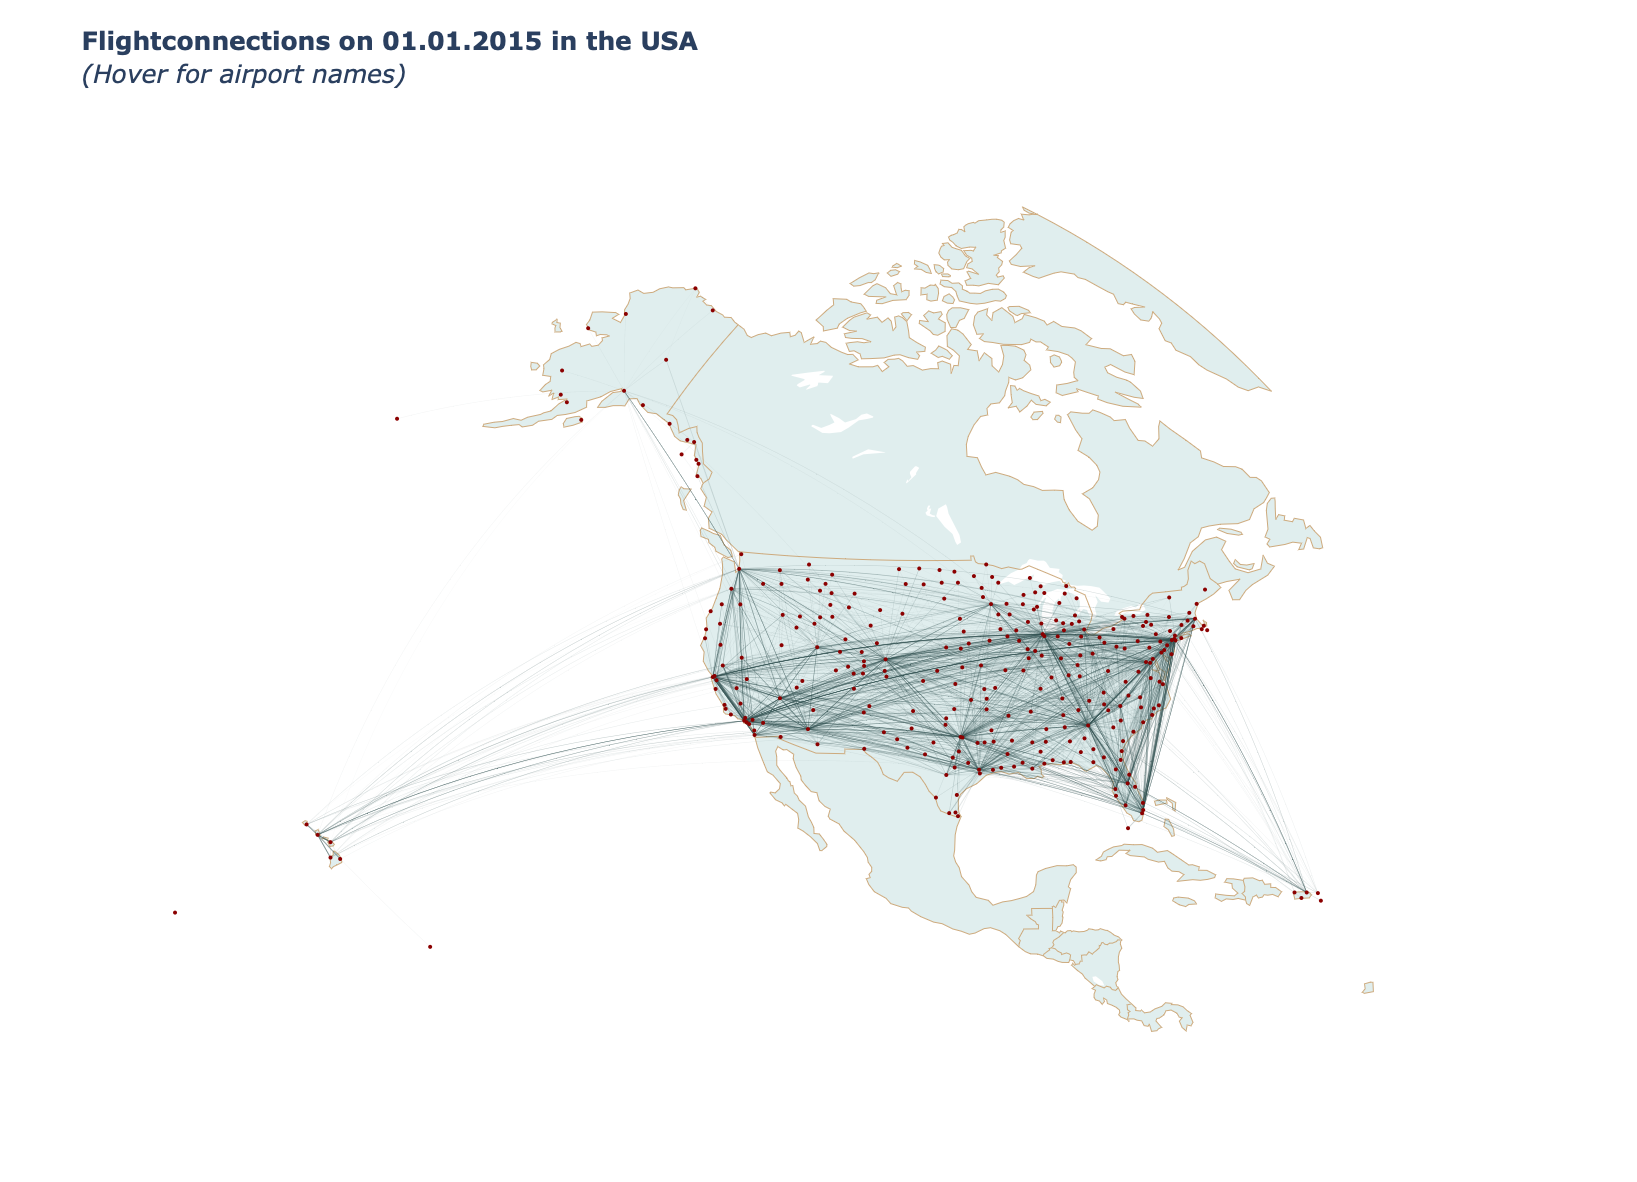

Write Python code to recreate this figure.
import plotly.graph_objects as go
import pandas as pd
import json

df = pd.read_csv('../data_and_cleaning/flights_all_cleaned.csv', sep=',')
#print ( df.dtypes ) # überprüfen

df = df[[
    'ORIGIN_AIRPORT', 'ORIGIN_AIRPORT_LAT','ORIGIN_AIRPORT_LON',
    'DESTINATION_AIRPORT', 'DESTINATION_AIRPORT_LAT', 'DESTINATION_AIRPORT_LON']] # Daten reduzieren 


df = df.groupby(df.columns.tolist(),as_index=False).size() # Dublikate zusammenfassen und zählen 

df_airports =  pd.read_csv('../data_and_cleaning/airports.csv', sep=',') # DF nur mit Airports
#print ( df_airports.head(15)) # Testprint

fig = go.Figure()

for i in range(len(df)): # Strecken darstellen
    fig.add_trace(
        go.Scattergeo(
            locationmode = 'USA-states',
            lon = [df['ORIGIN_AIRPORT_LON'][i], df['DESTINATION_AIRPORT_LON'][i]], # Koordinaten für Flugstrecke übergeben 
            lat = [df['ORIGIN_AIRPORT_LAT'][i], df['DESTINATION_AIRPORT_LAT'][i]],
            mode = 'lines',
            line = dict(width = 0.5 ,color = 'rgb(47,79,79)'), # Für die Verbindungen werden grüne Linien gezogen
            opacity = float(df['size'][i]) / float(df['size'].max()), # Die Denkkraft der Linien wird je nach Häufigkeit der Verbindung angepasst / Wichtig für die Übersichtlichkeit
            
        )
    )


fig.add_trace(go.Scattergeo( # Airports durch Markerpunkte verzeichnen 
    locationmode = 'USA-states', 
    lon = df_airports['LONGITUDE'], # Koordinaten des Punkes übergeben 
    lat = df_airports['LATITUDE'],
    text = df_airports['AIRPORT'], 
    hoverinfo = 'text',
    mode = 'markers',
    marker = dict(
        size = 4,
        color = 'rgb(139, 0, 0)', # Markerpunkte werden dunkelrot dargestellt
        )))


fig.update_layout( # Layout bearbeiten
    title_text = '<b>Flightconnections on 01.01.2015 in the USA</b><br><i>(Hover for airport names)', # Zweizeilige Überschrift
    title_font_size=25,
    showlegend = False,
    geo = dict(
        scope = 'north america', # Fokus der Darstellung wird auf den Kontinent Nordamerika eingestellt
        projection_type = 'azimuthal equal area',
        showland = True,
        landcolor = 'rgb(224,238,238)', # Mapfarben anpassen
        countrycolor = 'rgb(205,170,125)', # Festland-Hintergrund leicht grün einfärben 
    )
)

fig.show()
